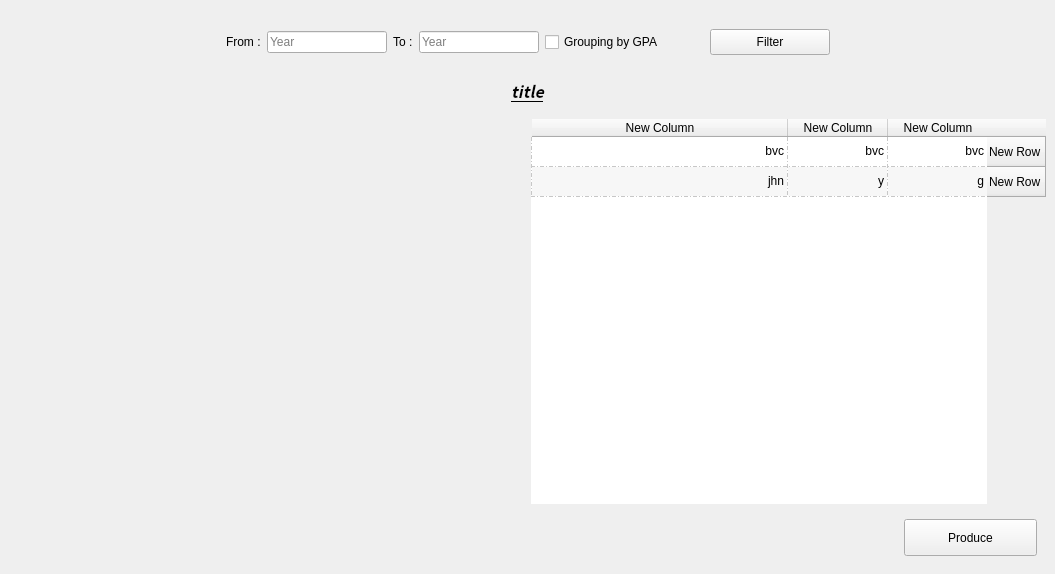
<?xml version="1.0" encoding="UTF-8"?>
<ui version="4.0">
 <class>Form</class>
 <widget class="QWidget" name="Form">
  <property name="geometry">
   <rect>
    <x>0</x>
    <y>0</y>
    <width>1055</width>
    <height>574</height>
   </rect>
  </property>
  <property name="windowTitle">
   <string>Form</string>
  </property>
  <property name="layoutDirection">
   <enum>Qt::LeftToRight</enum>
  </property>
  <property name="styleSheet">
   <string notr="true">QFrame{border:0px;}</string>
  </property>
  <layout class="QVBoxLayout" name="verticalLayout_2">
   <property name="leftMargin">
    <number>0</number>
   </property>
   <property name="topMargin">
    <number>0</number>
   </property>
   <property name="rightMargin">
    <number>0</number>
   </property>
   <property name="bottomMargin">
    <number>0</number>
   </property>
   <item>
    <widget class="QLabel" name="err">
     <property name="text">
      <string/>
     </property>
     <property name="alignment">
      <set>Qt::AlignCenter</set>
     </property>
    </widget>
   </item>
   <item>
    <widget class="QFrame" name="frame">
     <property name="maximumSize">
      <size>
       <width>16777215</width>
       <height>63</height>
      </size>
     </property>
     <property name="styleSheet">
      <string notr="true">QFrame{border:0px;}</string>
     </property>
     <property name="frameShape">
      <enum>QFrame::StyledPanel</enum>
     </property>
     <property name="frameShadow">
      <enum>QFrame::Raised</enum>
     </property>
     <layout class="QHBoxLayout" name="horizontalLayout">
      <item>
       <spacer name="horizontalSpacer">
        <property name="orientation">
         <enum>Qt::Horizontal</enum>
        </property>
        <property name="sizeHint" stdset="0">
         <size>
          <width>40</width>
          <height>20</height>
         </size>
        </property>
       </spacer>
      </item>
      <item>
       <widget class="QLabel" name="label_2">
        <property name="maximumSize">
         <size>
          <width>64</width>
          <height>16777215</height>
         </size>
        </property>
        <property name="text">
         <string>From :</string>
        </property>
       </widget>
      </item>
      <item>
       <widget class="QLineEdit" name="from_txt">
        <property name="maximumSize">
         <size>
          <width>120</width>
          <height>16777215</height>
         </size>
        </property>
        <property name="placeholderText">
         <string>Year</string>
        </property>
        <property name="clearButtonEnabled">
         <bool>true</bool>
        </property>
       </widget>
      </item>
      <item>
       <widget class="QLabel" name="label_3">
        <property name="maximumSize">
         <size>
          <width>64</width>
          <height>16777215</height>
         </size>
        </property>
        <property name="text">
         <string>To :</string>
        </property>
       </widget>
      </item>
      <item>
       <widget class="QLineEdit" name="to_txt">
        <property name="maximumSize">
         <size>
          <width>120</width>
          <height>16777215</height>
         </size>
        </property>
        <property name="placeholderText">
         <string>Year</string>
        </property>
        <property name="clearButtonEnabled">
         <bool>true</bool>
        </property>
       </widget>
      </item>
      <item>
       <widget class="QCheckBox" name="checkBox">
        <property name="text">
         <string>Grouping by GPA</string>
        </property>
       </widget>
      </item>
      <item>
       <spacer name="horizontalSpacer_4">
        <property name="orientation">
         <enum>Qt::Horizontal</enum>
        </property>
        <property name="sizeType">
         <enum>QSizePolicy::Preferred</enum>
        </property>
        <property name="sizeHint" stdset="0">
         <size>
          <width>40</width>
          <height>20</height>
         </size>
        </property>
       </spacer>
      </item>
      <item>
       <widget class="QPushButton" name="filter">
        <property name="minimumSize">
         <size>
          <width>120</width>
          <height>26</height>
         </size>
        </property>
        <property name="styleSheet">
         <string notr="true"/>
        </property>
        <property name="text">
         <string>Filter</string>
        </property>
       </widget>
      </item>
      <item>
       <spacer name="horizontalSpacer_2">
        <property name="orientation">
         <enum>Qt::Horizontal</enum>
        </property>
        <property name="sizeHint" stdset="0">
         <size>
          <width>40</width>
          <height>20</height>
         </size>
        </property>
       </spacer>
      </item>
     </layout>
    </widget>
   </item>
   <item>
    <widget class="QFrame" name="frame_6">
     <property name="minimumSize">
      <size>
       <width>0</width>
       <height>55</height>
      </size>
     </property>
     <property name="frameShape">
      <enum>QFrame::StyledPanel</enum>
     </property>
     <property name="frameShadow">
      <enum>QFrame::Raised</enum>
     </property>
     <layout class="QVBoxLayout" name="verticalLayout_6">
      <property name="leftMargin">
       <number>0</number>
      </property>
      <property name="topMargin">
       <number>0</number>
      </property>
      <property name="rightMargin">
       <number>0</number>
      </property>
      <property name="bottomMargin">
       <number>0</number>
      </property>
      <item>
       <layout class="QVBoxLayout" name="verticalLayout_3">
        <item>
         <widget class="QFrame" name="frame_2">
          <property name="frameShape">
           <enum>QFrame::StyledPanel</enum>
          </property>
          <property name="frameShadow">
           <enum>QFrame::Raised</enum>
          </property>
          <layout class="QVBoxLayout" name="verticalLayout">
           <item>
            <widget class="QLabel" name="title_">
             <property name="font">
              <font>
               <family>Noto Sans CJK SC</family>
               <pointsize>12</pointsize>
               <weight>75</weight>
               <italic>true</italic>
               <bold>true</bold>
               <underline>true</underline>
              </font>
             </property>
             <property name="text">
              <string>title</string>
             </property>
             <property name="alignment">
              <set>Qt::AlignCenter</set>
             </property>
            </widget>
           </item>
           <item>
            <layout class="QHBoxLayout" name="horizontalLayout_2" stretch="1,1">
             <item>
              <widget class="QFrame" name="frame_5">
               <property name="frameShape">
                <enum>QFrame::StyledPanel</enum>
               </property>
               <property name="frameShadow">
                <enum>QFrame::Raised</enum>
               </property>
               <layout class="QVBoxLayout" name="verticalLayout_7">
                <property name="leftMargin">
                 <number>0</number>
                </property>
                <property name="topMargin">
                 <number>0</number>
                </property>
                <property name="rightMargin">
                 <number>0</number>
                </property>
                <property name="bottomMargin">
                 <number>0</number>
                </property>
                <item>
                 <layout class="QVBoxLayout" name="graph_layout"/>
                </item>
               </layout>
              </widget>
             </item>
             <item>
              <widget class="QFrame" name="frame_3">
               <property name="frameShape">
                <enum>QFrame::StyledPanel</enum>
               </property>
               <property name="frameShadow">
                <enum>QFrame::Raised</enum>
               </property>
               <layout class="QVBoxLayout" name="verticalLayout_5">
                <property name="leftMargin">
                 <number>0</number>
                </property>
                <property name="topMargin">
                 <number>10</number>
                </property>
                <property name="rightMargin">
                 <number>0</number>
                </property>
                <property name="bottomMargin">
                 <number>0</number>
                </property>
                <item>
                 <layout class="QVBoxLayout" name="verticalLayout_4">
                  <item>
                   <widget class="QTableWidget" name="table">
                    <property name="layoutDirection">
                     <enum>Qt::RightToLeft</enum>
                    </property>
                    <property name="frameShape">
                     <enum>QFrame::StyledPanel</enum>
                    </property>
                    <property name="frameShadow">
                     <enum>QFrame::Sunken</enum>
                    </property>
                    <property name="sizeAdjustPolicy">
                     <enum>QAbstractScrollArea::AdjustToContents</enum>
                    </property>
                    <property name="autoScrollMargin">
                     <number>2</number>
                    </property>
                    <property name="editTriggers">
                     <set>QAbstractItemView::NoEditTriggers</set>
                    </property>
                    <property name="dragEnabled">
                     <bool>true</bool>
                    </property>
                    <property name="alternatingRowColors">
                     <bool>true</bool>
                    </property>
                    <property name="selectionMode">
                     <enum>QAbstractItemView::NoSelection</enum>
                    </property>
                    <property name="selectionBehavior">
                     <enum>QAbstractItemView::SelectRows</enum>
                    </property>
                    <property name="textElideMode">
                     <enum>Qt::ElideLeft</enum>
                    </property>
                    <property name="verticalScrollMode">
                     <enum>QAbstractItemView::ScrollPerPixel</enum>
                    </property>
                    <property name="horizontalScrollMode">
                     <enum>QAbstractItemView::ScrollPerPixel</enum>
                    </property>
                    <property name="showGrid">
                     <bool>true</bool>
                    </property>
                    <property name="gridStyle">
                     <enum>Qt::DashDotLine</enum>
                    </property>
                    <property name="sortingEnabled">
                     <bool>true</bool>
                    </property>
                    <property name="cornerButtonEnabled">
                     <bool>true</bool>
                    </property>
                    <property name="rowCount">
                     <number>2</number>
                    </property>
                    <property name="columnCount">
                     <number>3</number>
                    </property>
                    <attribute name="horizontalHeaderVisible">
                     <bool>true</bool>
                    </attribute>
                    <attribute name="horizontalHeaderCascadingSectionResizes">
                     <bool>true</bool>
                    </attribute>
                    <attribute name="horizontalHeaderStretchLastSection">
                     <bool>true</bool>
                    </attribute>
                    <attribute name="verticalHeaderVisible">
                     <bool>true</bool>
                    </attribute>
                    <row>
                     <property name="text">
                      <string>New Row</string>
                     </property>
                    </row>
                    <row>
                     <property name="text">
                      <string>New Row</string>
                     </property>
                    </row>
                    <column>
                     <property name="text">
                      <string>New Column</string>
                     </property>
                    </column>
                    <column>
                     <property name="text">
                      <string>New Column</string>
                     </property>
                    </column>
                    <column>
                     <property name="text">
                      <string>New Column</string>
                     </property>
                    </column>
                    <item row="0" column="0">
                     <property name="text">
                      <string>bvc</string>
                     </property>
                    </item>
                    <item row="0" column="1">
                     <property name="text">
                      <string>bvc</string>
                     </property>
                    </item>
                    <item row="0" column="2">
                     <property name="text">
                      <string>bvc</string>
                     </property>
                    </item>
                    <item row="1" column="0">
                     <property name="text">
                      <string>g</string>
                     </property>
                    </item>
                    <item row="1" column="1">
                     <property name="text">
                      <string>y</string>
                     </property>
                    </item>
                    <item row="1" column="2">
                     <property name="text">
                      <string>jhn</string>
                     </property>
                    </item>
                   </widget>
                  </item>
                 </layout>
                </item>
               </layout>
              </widget>
             </item>
            </layout>
           </item>
           <item>
            <widget class="QFrame" name="frame_4">
             <property name="minimumSize">
              <size>
               <width>0</width>
               <height>47</height>
              </size>
             </property>
             <property name="frameShape">
              <enum>QFrame::StyledPanel</enum>
             </property>
             <property name="frameShadow">
              <enum>QFrame::Raised</enum>
             </property>
             <layout class="QHBoxLayout" name="horizontalLayout_4">
              <item>
               <layout class="QHBoxLayout" name="horizontalLayout_3">
                <item>
                 <spacer name="horizontalSpacer_3">
                  <property name="orientation">
                   <enum>Qt::Horizontal</enum>
                  </property>
                  <property name="sizeHint" stdset="0">
                   <size>
                    <width>40</width>
                    <height>20</height>
                   </size>
                  </property>
                 </spacer>
                </item>
                <item>
                 <widget class="QPushButton" name="produce">
                  <property name="minimumSize">
                   <size>
                    <width>133</width>
                    <height>37</height>
                   </size>
                  </property>
                  <property name="text">
                   <string>Produce</string>
                  </property>
                 </widget>
                </item>
               </layout>
              </item>
             </layout>
            </widget>
           </item>
          </layout>
         </widget>
        </item>
       </layout>
      </item>
     </layout>
    </widget>
   </item>
  </layout>
 </widget>
 <resources/>
 <connections/>
</ui>
